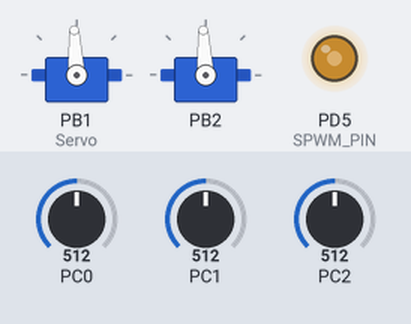
Recording of a program running on a simulated ATmega328P, built with avr-gcc and emulated at 16 MHz. Parts: 2 × servo, output pins drawn as LEDs (lit = HIGH). The test bench sets the inputs (shaded band); at power-on: PC0 = 512, PC1 = 512, PC2 = 512. Servo pulses on a pin are drawn as a servo (544–2400 µs = 0–180°); pins used as bus, display or sensor lines are not drawn.

Above: at 1.2 s.
1.3 s: PC0 set to 716
At 2.4 s:
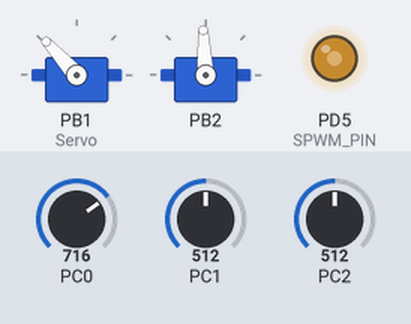
2.8 s: PC1 set to 0
At 4.0 s:
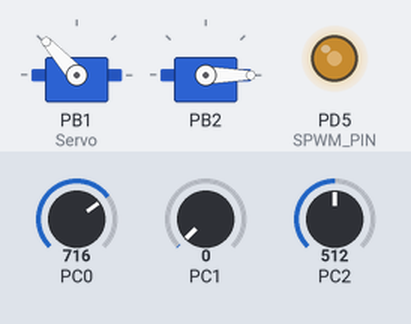
Timing chart, 0 to 5.8 s (numbered marks = the images above; inputs shaded):
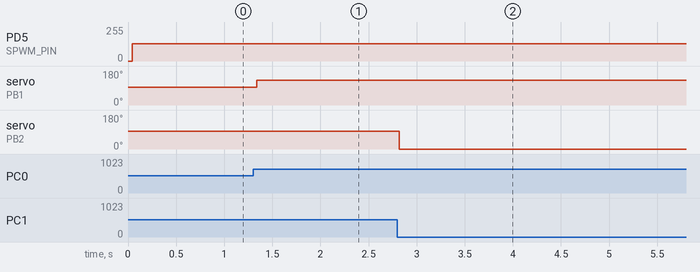

Measured:
- after the input at 1.3 s, servo on PB1 (Servo): 93° → 132° at once
- after the input at 2.8 s, servo on PB2: 93° → 0° at once

The program:

main.c
```c
/*
 * main.c
 *
 * ADC0 (PC0) → Servo 1  — Timer1 OC1A / PB1
 * ADC1 (PC1) → Servo 2  — Timer1 OC1B / PB2
 * ADC2 (PC2) → LED PWM  — Software PWM / PD5
 */
#define F_CPU 16000000UL
#include <avr/io.h>
#include <avr/interrupt.h>
#include <util/delay.h>
#include "ServoTimer1.h"
#include "ServoTimer1B.h"
#include "SoftPWM.h"

void    ADC_Init(void);
uint8_t ADC_Read(uint8_t canal);

int main(void)
{
    ADC_Init();
    Servo_Init();      /* Timer1 → OC1A / PB1 */
    Servo_B_Init();    /* Timer1 → OC1B / PB2 */
    SoftPWM_Init();    /* Timer2 ISR → LED PD5 */

    sei();             /* Habilitar interrupciones globales */

    while (1)
    {
        Servo_SetPosition(ADC_Read(0));      /* PC0 → Servo 1 */
        Servo_B_SetPosition(ADC_Read(1));    /* PC1 → Servo 2 */
        SoftPWM_SetDuty(ADC_Read(2));        /* PC2 → Brillo LED */

        _delay_ms(5);
    }
}

void ADC_Init(void)
{
    ADMUX  = (1 << REFS0) | (1 << ADLAR);
    ADCSRA = (1 << ADEN) | (1 << ADPS2) | (1 << ADPS1) | (1 << ADPS0);
}

uint8_t ADC_Read(uint8_t canal)
{
    ADMUX = (ADMUX & 0xF0) | (canal & 0x0F);
    ADCSRA |= (1 << ADSC);
    while (ADCSRA & (1 << ADSC));
    return ADCH;
}
```

ServoTimer1.c
```c
/*
 * ServoTimer1.c
 *
 */

#include "ServoTimer1.h"

/* ---------------------------------------------------------------
 * Servo_Init
 * --------------------------------------------------------------- */
void Servo_Init(void)
{
    /* PB1 (OC1A) como salida */
    DDRB |= (1 << PB1);

    /* Modo Fast PWM, TOP = ICR1, salida no invertida */
    TCCR1A = (1 << COM1A1) | (1 << WGM11);
    TCCR1B = (1 << WGM13)  | (1 << WGM12) | (1 << CS11);

    ICR1  = 39999;           /* TOP: periodo exacto de 20ms a 16MHz/8 */
    OCR1A = SERVO_MIN_TICKS; /* Posición inicial: 0°                  */
}


void Servo_SetPosition(uint8_t adc_val)
{
    uint16_t ticks = SERVO_MIN_TICKS
                   + (uint16_t)(((uint32_t)adc_val * SERVO_RANGE_TICKS) / 255U);
    Servo_SetTicks(ticks);
}

void Servo_SetTicks(uint16_t ticks)
{
    if (ticks < SERVO_MIN_TICKS) ticks = SERVO_MIN_TICKS;
    if (ticks > SERVO_MAX_TICKS) ticks = SERVO_MAX_TICKS;
    OCR1A = ticks;
}
```

ServoTimer1.h
```c
/*
 * ServoTimer1.h
 *
 * Librería para control de servo mediante Timer1 PWM (OC1A - PB1)

 */

#ifndef SERVO_TIMER1_H_
#define SERVO_TIMER1_H_

#include <avr/io.h>
#include <stdint.h>


#define SERVO_MIN_TICKS   1000U   /* 0.5ms = 0°   */
#define SERVO_MAX_TICKS   5000U   /* 2.5ms = 180° */
#define SERVO_RANGE_TICKS 4000U

#ifdef __cplusplus
extern "C" {
#endif


void Servo_Init(void);


void Servo_SetPosition(uint8_t adc_val);


void Servo_SetTicks(uint16_t ticks);

#ifdef __cplusplus
}
#endif

#endif /* SERVO_TIMER1_H_ */
```

ServoTimer1B.c
```c
/*
 * ServoTimer1B.c
 */
#include "ServoTimer1B.h"

void Servo_B_Init(void)
{
    /* PB2 (OC1B) como salida */
    DDRB |= (1 << PB2);

    /*
     * Habilitar OC1B en modo no invertido (COM1B1=1)
     * OR sobre TCCR1A   no toca COM1A ni WGM, ya configurados
     */
    TCCR1A |= (1 << COM1B1);

    OCR1B = SERVO_B_MIN_TICKS;   /* Posición inicial: 0° */
}

void Servo_B_SetPosition(uint8_t adc_val)
{
    uint16_t ticks = SERVO_B_MIN_TICKS
                   + (uint16_t)(((uint32_t)adc_val * SERVO_B_RANGE_TICKS) / 255U);
    Servo_B_SetTicks(ticks);
}

void Servo_B_SetTicks(uint16_t ticks)
{
    if (ticks < SERVO_B_MIN_TICKS) ticks = SERVO_B_MIN_TICKS;
    if (ticks > SERVO_B_MAX_TICKS) ticks = SERVO_B_MAX_TICKS;
    OCR1B = ticks;
}
```

ServoTimer1B.h
```c
/*
 * ServoTimer1B.h
 */
#ifndef SERVO_TIMER1B_H_
#define SERVO_TIMER1B_H_

#include <avr/io.h>
#include <stdint.h>

/* Mismos límites que ServoTimer1 */
#define SERVO_B_MIN_TICKS    1000U
#define SERVO_B_MAX_TICKS    5000U
#define SERVO_B_RANGE_TICKS  4000U

#ifdef __cplusplus
extern "C" {
#endif

void Servo_B_Init(void);
void Servo_B_SetPosition(uint8_t adc_val);
void Servo_B_SetTicks(uint16_t ticks);

#ifdef __cplusplus
}
#endif

#endif /* SERVO_TIMER1B_H_ */
```

ServoTimer2.c
```c
/*
 * ServoTimer2.c
 */
#include "ServoTimer2.h"

/* ---------------------------------------------------------------
 * Servo2_Init
 * --------------------------------------------------------------- */
void Servo2_Init(void)
{
    /* PD3 (OC2B) como salida */
    DDRD |= (1 << PD3);

    /*
     * Modo Phase Correct PWM, TOP = 0xFF
     * COM2B1=1 ? salida no invertida en OC2B
     * WGM20=1  ? Phase Correct PWM
     * CS22|CS21|CS20 = 111 ? prescaler 1024
     */
    TCCR2A = (1 << COM2B1) | (1 << WGM20);
    TCCR2B = (1 << CS22)   | (1 << CS21) | (1 << CS20);

    OCR2B = SERVO2_MIN_TICKS;   /* Posición inicial: 0° */
}

/* ---------------------------------------------------------------
 * Servo2_SetPosition
 * --------------------------------------------------------------- */
void Servo2_SetPosition(uint8_t adc_val)
{
    uint8_t ticks = SERVO2_MIN_TICKS
                  + (uint8_t)(((uint16_t)adc_val * SERVO2_RANGE_TICKS) / 255U);
    Servo2_SetTicks(ticks);
}

/* ---------------------------------------------------------------
 * Servo2_SetTicks
 * --------------------------------------------------------------- */
void Servo2_SetTicks(uint8_t ticks)
{
    if (ticks < SERVO2_MIN_TICKS) ticks = SERVO2_MIN_TICKS;
    if (ticks > SERVO2_MAX_TICKS) ticks = SERVO2_MAX_TICKS;
    OCR2B = ticks;
}
```

ServoTimer2.h
```c
/*
 * ServoTimer2.h
 *
 * Librería para control de servo mediante Timer2 PWM (OC2B - PD3)
 * Timer2: 8 bits, Phase Correct PWM, prescaler 1024
 * F_CPU = 16MHz ? f_tick = 15625Hz ? 1 tick ? 64µs
 *
 * Pulsos:
 *   1.0ms (0°)   ? ~16 ticks
 *   2.5ms (180°) ? ~39 ticks
 */
#ifndef SERVO_TIMER2_H_
#define SERVO_TIMER2_H_

#include <avr/io.h>
#include <stdint.h>

/* ---------------------------------------------------------------
 * Límites en ticks (1 tick = 64µs con prescaler 1024 a 16MHz)
 * --------------------------------------------------------------- */
#define SERVO2_MIN_TICKS    16U   /* ~1.0ms = 0°   */
#define SERVO2_MAX_TICKS    39U   /* ~2.5ms = 180° */
#define SERVO2_RANGE_TICKS  23U   /* 39 - 16       */

#ifdef __cplusplus
extern "C" {
#endif

/*
 * Servo2_Init
 * Configura PD3 (OC2B) como salida y Timer2 en modo
 * Phase Correct PWM. Posición inicial: 0°.
 */
void Servo2_Init(void);

/*
 * Servo2_SetPosition
 * Mapea un valor ADC de 8 bits (0 255) al rango 0° 180°.
 */
void Servo2_SetPosition(uint8_t adc_val);

/*
 * Servo2_SetTicks
 * Escribe directamente en OCR2B con saturación en los límites.
 */
void Servo2_SetTicks(uint8_t ticks);

#ifdef __cplusplus
}
#endif

#endif /* SERVO_TIMER2_H_ */
```

SoftPWM.c
```c
/*
 * SoftPWM.c
 */
#include "SoftPWM.h"

/* --------------------------------------------------------------- */
static volatile uint8_t spwm_duty    = 0;   /* umbral de apagado  */
static volatile uint8_t spwm_counter = 0;   /* contador 0 255     */

/* ---------------------------------------------------------------
 * SoftPWM_Init
 *
 * Timer2 modo CTC, TOP = OCR2A = 0 ? interrupción cada tick
 * Prescaler 8 ? f_tick = 2MHz ? 1 tick = 0.5µs
 * Periodo PWM = 256 ticks × 0.5µs = 128µs ? ~7.8kHz
 * Suficiente para que el LED no parpadee visiblemente.
 * --------------------------------------------------------------- */
void SoftPWM_Init(void)
{
    /* PD5 como salida, inicialmente apagada */
    SPWM_DDR  |=  (1 << SPWM_PIN);
    SPWM_PORT &= ~(1 << SPWM_PIN);

    /*
     * Timer2: CTC con OCR2A
     * WGM21=1 ? modo CTC
     * CS21=1  ? prescaler 8
     * OCR2A=0 ? interrupción en cada tick (máxima resolución)
     */
    TCCR2A = (1 << WGM21);
    TCCR2B = (1 << CS21);
    OCR2A  = 0;

    /* Habilitar interrupción por comparación A de Timer2 */
    TIMSK2 = (1 << OCIE2A);
}


void SoftPWM_SetDuty(uint8_t duty)
{
    spwm_duty = duty;
}


ISR(TIMER2_COMPA_vect)
{
    spwm_counter++;   /* desborda solo de 0 a 255 automáticamente */

    if (spwm_counter == 0)
    {
        /* Inicio de ciclo: encender si duty > 0 */
        if (spwm_duty > 0)
            SPWM_PORT |= (1 << SPWM_PIN);
    }
    else if (spwm_counter == spwm_duty)
    {
        /* Llegamos al umbral: apagar */
        SPWM_PORT &= ~(1 << SPWM_PIN);
    }
}
```

SoftPWM.h
```c
/*
 * SoftPWM.h
 *
 * PWM manual por software usando Timer2 (interrupción por overflow)
 * LED en PD5, potenciómetro en ADC2 (PC2)
 *
 * Principio:
 *   - Timer2 desborda cada ~32µs (prescaler 8, 16MHz)
 *   - Contador interno de 0 a 255 (periodo PWM completo)
 *   - Cuando contador == 0      ? LED encendido (HIGH)
 *   - Cuando contador == umbral ? LED apagado  (LOW)
 *   - umbral = 0   ? 0% duty (siempre apagado)
 *   - umbral = 255 ? 100% duty (siempre encendido)
 */
#ifndef SOFT_PWM_H_
#define SOFT_PWM_H_

#include <avr/io.h>
#include <avr/interrupt.h>
#include <stdint.h>

/* Pin de salida del LED */
#define SPWM_DDR   DDRD
#define SPWM_PORT  PORTD
#define SPWM_PIN   PD5

#ifdef __cplusplus
extern "C" {
#endif

/*
 * SoftPWM_Init
 * Configura PD5 como salida y Timer2 en modo CTC
 * con interrupción por comparación. NO inicia sei().
 */
void SoftPWM_Init(void);

/*
 * SoftPWM_SetDuty
 * Actualiza el umbral de duty cycle (0 255).
 * 0 = apagado, 255 = encendido total.
 */
void SoftPWM_SetDuty(uint8_t duty);

#ifdef __cplusplus
}
#endif

#endif /* SOFT_PWM_H_ */
```
